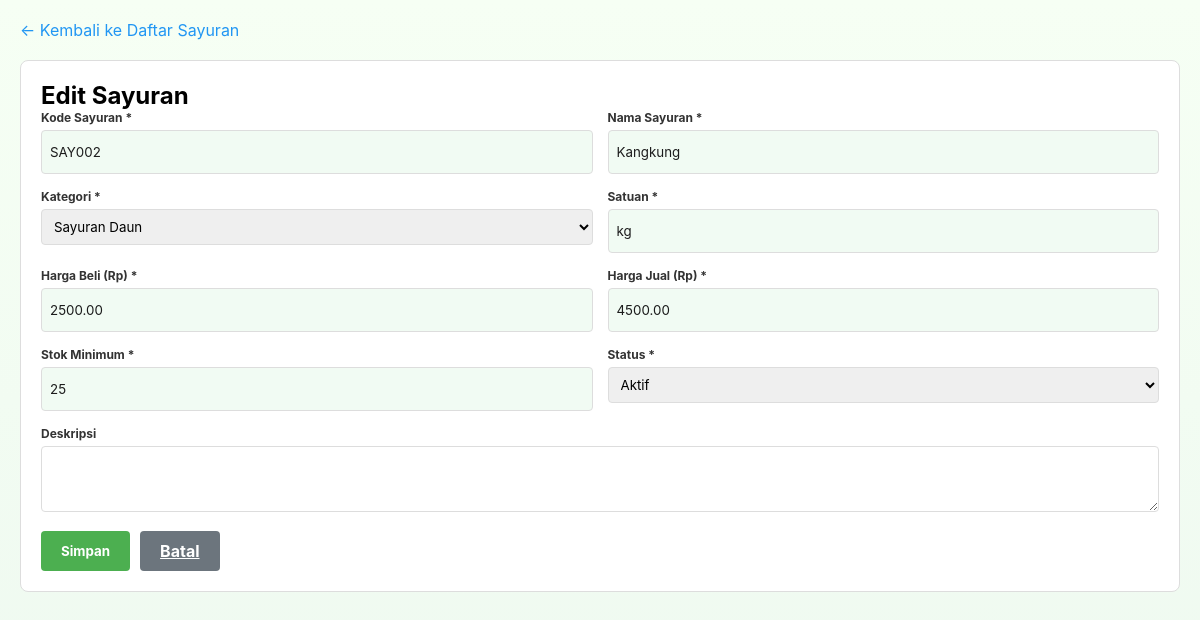
The page /admin/sayuran.php?action=edit&id=2 (signed in) on the database its author committed.
### tables this page shows
CREATE TABLE `sayuran` (
  `id` int(11) NOT NULL,
  `kode_sayuran` varchar(50) NOT NULL,
  `nama_sayuran` varchar(100) NOT NULL,
  `kategori_id` int(11) NOT NULL,
  `harga_beli` decimal(10,2) NOT NULL,
  `harga_jual` decimal(10,2) NOT NULL,
  `satuan` varchar(20) NOT NULL DEFAULT 'kg',
  `stok_minimum` int(11) DEFAULT 10,
  `deskripsi` text DEFAULT NULL,
  `status` enum('aktif','nonaktif') DEFAULT 'aktif',
  `created_at` timestamp NOT NULL DEFAULT current_timestamp(),
  `updated_at` timestamp NOT NULL DEFAULT current_timestamp() ON UPDATE current_timestamp()
);

CREATE TABLE `kategori_sayuran` (
  `id` int(11) NOT NULL,
  `nama_kategori` varchar(100) NOT NULL,
  `deskripsi` text DEFAULT NULL,
  `status` enum('aktif','nonaktif') DEFAULT 'aktif',
  `created_at` timestamp NOT NULL DEFAULT current_timestamp(),
  `updated_at` timestamp NOT NULL DEFAULT current_timestamp() ON UPDATE current_timestamp()
);

### config/database.php (called while the page is built, shortened)
<?php
$conn = new mysqli(DB_HOST, DB_USER, DB_PASS, DB_NAME);
$conn->set_charset("utf8");
function escape_string($string) {
    global $conn;
    return $conn->real_escape_string($string);
}
?>

### public/admin/sayuran.php (the view, shortened to what this page needs)
<?php
include '../../config/database.php';
$action = $_GET['action'] ?? 'list';
$edit_sayuran = null;
if ($action == 'edit' && isset($_GET['id'])) {
    $id = escape_string($_GET['id']);
    $result = $conn->query("SELECT * FROM sayuran WHERE id = '$id'");
    $edit_sayuran = $result->fetch_assoc();
}
$sayurans = $conn->query("SELECT s.*, k.nama_kategori FROM sayuran s
                         JOIN kategori_sayuran k ON s.kategori_id = k.id
                         ORDER BY s.id DESC");
$kategoris = $conn->query("SELECT * FROM kategori_sayuran WHERE status = 'aktif'");
?>
<!DOCTYPE html>
<html lang="id">
<head>
    <link rel="stylesheet" href="../css/style.css">
</head>
<body>
    <div class="container">
        <?php if ($action == 'list'): ?>
        <div class="header">
            <h1>🥕 Data Sayuran</h1>
            <a href="sayuran.php?action=add" class="btn-add">+ Tambah Sayuran</a>
        </div>
        <table>
            <thead>
                <tr>
                    <th>No</th>
                    <th>Kode</th>
                    <th>Nama Sayuran</th>
                    <th>Kategori</th>
                    <th>Harga Beli</th>
                    <th>Harga Jual</th>
                    <th>Satuan</th>
                    <th>Min Stok</th>
                    <th>Status</th>
                    <th>Aksi</th>
                </tr>
            </thead>
            <tbody>
                <?php $no = 1; while ($say = $sayurans->fetch_assoc()): ?>
                <tr>
                    <td><?php echo $no++; ?></td>
                    <td><?php echo $say['kode_sayuran']; ?></td>
                    <td><?php echo $say['nama_sayuran']; ?></td>
                    <td><?php echo $say['nama_kategori']; ?></td>
                    <td><?php echo format_rupiah($say['harga_beli']); ?></td>
                    <td><?php echo format_rupiah($say['harga_jual']); ?></td>
                    <td><?php echo $say['satuan']; ?></td>
                    <td><?php echo $say['stok_minimum']; ?></td>
                    <td>
                        <span class="badge <?php echo $say['status']; ?>">
                            <?php echo ucfirst($say['status']); ?>
                        </span>
                    </td>
                    <td>
                        <div class="action-btns">
                            <a href="sayuran.php?action=edit&id=<?php echo $say['id']; ?>" class="btn-edit">Edit</a>
                            <a href="sayuran.php?action=delete&id=<?php echo $say['id']; ?>" class="btn-delete" onclick="return confirm('Yakin hapus sayuran ini?')">Hapus</a>
                        </div>
                    </td>
                </tr>
                <?php endwhile; ?>
            </tbody>
        </table>
        <?php elseif ($action == 'add' || $action == 'edit'): ?>
        <a href="sayuran.php" class="back-link">← Kembali ke Daftar Sayuran</a>
        <div class="form-container">
            <h2><?php echo $action == 'add' ? 'Tambah Sayuran Baru' : 'Edit Sayuran'; ?></h2>
            <form method="POST" action="">
                <div class="form-row">
                    <div class="form-group">
                        <label for="kode_sayuran">Kode Sayuran *</label>
                        <input type="text" id="kode_sayuran" name="kode_sayuran" value="<?php echo $edit_sayuran['kode_sayuran'] ?? ''; ?>" required>
                    </div>
                    <div class="form-group">
                        <label for="nama_sayuran">Nama Sayuran *</label>
                        <input type="text" id="nama_sayuran" name="nama_sayuran" value="<?php echo $edit_sayuran['nama_sayuran'] ?? ''; ?>" required>
                    </div>
                </div>
                <div class="form-row">
                    <div class="form-group">
                        <label for="kategori_id">Kategori *</label>
                        <select id="kategori_id" name="kategori_id" required>
                            <?php while ($kat = $kategoris->fetch_assoc()): ?>
                                <option value="<?php echo $kat['id']; ?>" <?php echo ($edit_sayuran['kategori_id'] ?? '') == $kat['id'] ? 'selected' : ''; ?>>
                                    <?php echo $kat['nama_kategori']; ?>
                                </option>
                            <?php endwhile; ?>
                        </select>
                    </div>
                    <div class="form-group">
                        <label for="satuan">Satuan *</label>
                        <input type="text" id="satuan" name="satuan" value="<?php echo $edit_sayuran['satuan'] ?? 'kg'; ?>" required>
                    </div>
                </div>
                <div class="form-row">
                    <div class="form-group">
                        <label for="harga_beli">Harga Beli (Rp) *</label>
                        <input type="number" id="harga_beli" name="harga_beli" step="0.01" value="<?php echo $edit_sayuran['harga_beli'] ?? ''; ?>" required>
                    </div>
                    <div class="form-group">
                        <label for="harga_jual">Harga Jual (Rp) *</label>
                        <input type="number" id="harga_jual" name="harga_jual" step="0.01" value="<?php echo $edit_sayuran['harga_jual'] ?? ''; ?>" required>
                    </div>
                </div>
                <div class="form-row">
                    <div class="form-group">
                        <label for="stok_minimum">Stok Minimum *</label>
                        <input type="number" id="stok_minimum" name="stok_minimum" value="<?php echo $edit_sayuran['stok_minimum'] ?? '10'; ?>" required>
                    </div>
                    <div class="form-group">
                        <label for="status">Status *</label>
                        <select id="status" name="status" required>
                            <option value="aktif" <?php echo ($edit_sayuran['status'] ?? '') == 'aktif' ? 'selected' : ''; ?>>Aktif</option>
                        </select>
                    </div>
                </div>
                <div class="form-group">
                    <label for="deskripsi">Deskripsi</label>
                    <textarea id="deskripsi" name="deskripsi" rows="3"><?php echo $edit_sayuran['deskripsi'] ?? ''; ?></textarea>
                </div>
                <div class="form-actions">
                    <button type="submit" class="btn btn-primary">Simpan</button>
                    <a href="sayuran.php" class="btn btn-secondary">Batal</a>
                </div>
            </form>
        </div>
        <?php endif; ?>
    </div>
</body>
</html>

### public/css/style.css (style rules this page uses)
:root { --container-width:1400px; }
* { margin: 0; padding: 0; box-sizing: border-box; font-family: Inter, system-ui, -apple-system, "Segoe UI", Roboto, "Helvetica Neue", Arial; }
html, body { height: 100%; }
body { background: linear-gradient(180deg, #f6fff4, #eef9f0); }
.form-group label { display:block; font-size:12px; font-weight:700; color:#455a45; margin-bottom:8px; }
.form-group input { width:100%; height:44px; border-radius:8px; border:none; background:#f1fbf3; padding:0 14px; color:#1c1c1c; }

### public/admin/sayuran.php (style rules this page uses)
.container { max-width: 1200px; margin: 20px auto; padding: 0 20px; }
.form-container { background: white; border: 1px solid #ddd; border-radius: 8px; padding: 20px; margin-bottom: 20px; }
.form-row { display: grid; grid-template-columns: repeat(auto-fit, minmax(200px, 1fr)); gap: 15px; }
.form-group { margin-bottom: 15px; }
.form-group label { display: block; margin-bottom: 5px; font-weight: bold; color: #333; }
.form-group input, .form-group select, .form-group textarea { width: 100%; padding: 8px; border: 1px solid #ddd; border-radius: 4px; box-sizing: border-box; font-family: inherit; }
.form-actions { display: flex; gap: 10px; }
.btn { padding: 10px 20px; border: none; border-radius: 4px; cursor: pointer; font-weight: bold; }
.btn-primary { background: #4CAF50; color: white; }
.btn-secondary { background: #6c757d; color: white; }
.back-link { display: inline-block; margin-bottom: 20px; color: #2196F3; text-decoration: none; }

### rows shown on the page
sayuran: kode_sayuran "SAY002", nama_sayuran "Kangkung", kategori_id "Sayuran Daun", satuan "kg", harga_beli "2500.00", harga_jual "4500.00", stok_minimum "25", status "Aktif"
